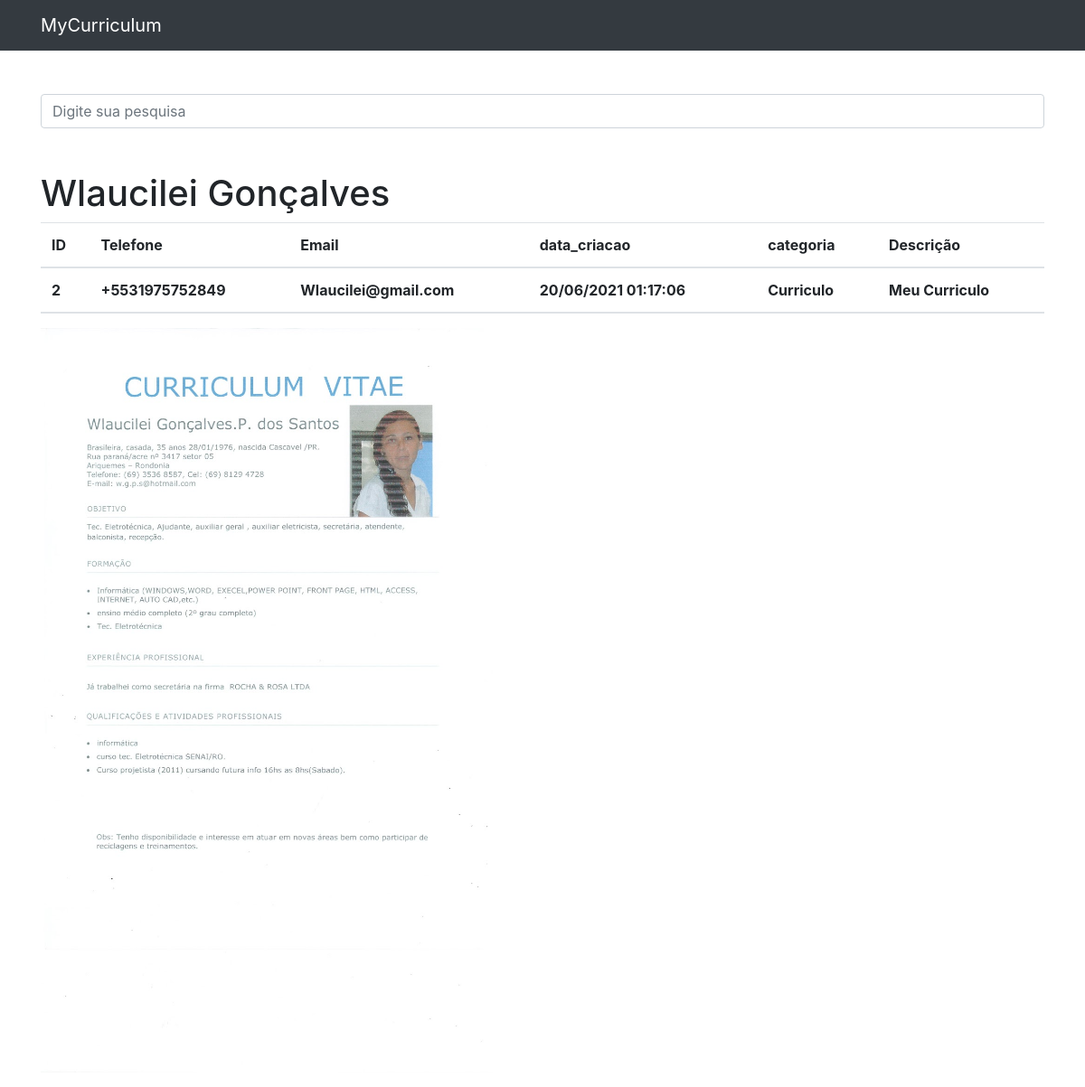
/2, run on the app's committed database.
### contatos/models.py (models this page shows, shortened)
class Contato(models.Model):
    nome = models.CharField(max_length=150)
    sobrenome = models.CharField(max_length=255, blank=True)
    telefone = models.CharField(max_length=255)
    email = models.CharField(max_length=255, blank=True)
    data_criacao = models.DateTimeField(default=timezone.now)
    descricao = models.TextField(blank=True)
    categoria = models.ForeignKey(Categoria, on_delete=models.DO_NOTHING)
    mostrar = models.BooleanField(default=True)
    foto = models.ImageField(blank=True, upload_to='fotos/%Y/%m/')

class Categoria(models.Model):
    nome = models.CharField(max_length=255)
    def __str__(self):
        return self.nome

### contatos/views.py (the view)
# urls.py: path('<int:contato_id>', views.ver_contato, name='ver_contato'),
def ver_contato(request, contato_id):
    contato = get_object_or_404(Contato, id=contato_id)
    if not contato.mostrar:
        raise Http404()
    return render(request, 'contatos/ver_contato.html', {
        'contato': contato
    })

### contatos/templates/contatos/ver_contato.html (shortened to what this page needs)
{% extends 'base.html' %}
{%block conteudo%}
  <h1 class="mt-5">{{ contato.nome }} {{ contato.sobrenome }}</h1>
  <dl>
  <table class="table table-striped">
      <thead>
      <tr>
          <th scope="col">ID</th>
          <th scope="col">Telefone</th>
          <th scope="col">Email</th>
          <th scope="col">data_criacao</th>
          <th scope="col">categoria</th>
          <th scope="col">Descrição</th>
        </tr>
        <tr>
          <th scope="col">{{ contato.id }}</th>
          <th scope="col">{{ contato.telefone }}</th>
          <th scope="col">{{ contato.email }}</th>
          <th scope="col">{{ contato.data_criacao|date:'d/m/Y H:i:s' }}</th>
          <th scope="col">{{ contato.categoria }}</th>
          <th scope="col">{{ contato.descricao }}</th>
        </tr>
      </thead>
  </table>
    {% if contato.foto %}
      <p>
        <img src="{{ contato.foto.url }}" style="max-width: 500px; height: auto;">
      </p>
    {% endif %}
{%endblock%}

### data on the page
Contato: nome "Wlaucilei", sobrenome "Gonçalves", id "2", telefone "+5531975752849", email "Wlaucilei@gmail.com", data_criacao "20/06/2021 01:17:06", categoria "Curriculo", descricao "Meu Curriculo", foto (picture)
